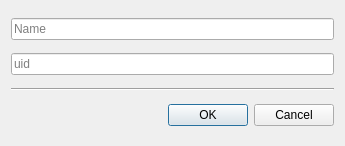
<?xml version="1.0" encoding="UTF-8"?>
<ui version="4.0">
 <class>NewComponentDialog</class>
 <widget class="QDialog" name="NewComponentDialog">
  <property name="windowModality">
   <enum>Qt::ApplicationModal</enum>
  </property>
  <property name="geometry">
   <rect>
    <x>0</x>
    <y>0</y>
    <width>345</width>
    <height>146</height>
   </rect>
  </property>
  <property name="windowTitle">
   <string>Agregar componente vacío</string>
  </property>
  <property name="windowIcon">
   <iconset>
    <normaloff>:/icons/toolbar/copy</normaloff>:/icons/toolbar/copy</iconset>
  </property>
  <property name="modal">
   <bool>true</bool>
  </property>
  <layout class="QVBoxLayout" name="verticalLayout">
   <item>
    <widget class="QLineEdit" name="nameTextBox">
     <property name="placeholderText">
      <string>Name</string>
     </property>
    </widget>
   </item>
   <item>
    <widget class="QLineEdit" name="uidTextBox">
     <property name="placeholderText">
      <string>uid</string>
     </property>
    </widget>
   </item>
   <item>
    <widget class="Line" name="line">
     <property name="orientation">
      <enum>Qt::Horizontal</enum>
     </property>
    </widget>
   </item>
   <item>
    <widget class="QDialogButtonBox" name="buttonBox">
     <property name="orientation">
      <enum>Qt::Horizontal</enum>
     </property>
     <property name="standardButtons">
      <set>QDialogButtonBox::Cancel|QDialogButtonBox::Ok</set>
     </property>
    </widget>
   </item>
  </layout>
 </widget>
 <tabstops>
  <tabstop>nameTextBox</tabstop>
  <tabstop>uidTextBox</tabstop>
 </tabstops>
 <resources>
  <include location="../../graphics.qrc"/>
 </resources>
 <connections>
  <connection>
   <sender>buttonBox</sender>
   <signal>accepted()</signal>
   <receiver>NewComponentDialog</receiver>
   <slot>accept()</slot>
   <hints>
    <hint type="sourcelabel">
     <x>248</x>
     <y>254</y>
    </hint>
    <hint type="destinationlabel">
     <x>157</x>
     <y>274</y>
    </hint>
   </hints>
  </connection>
  <connection>
   <sender>buttonBox</sender>
   <signal>rejected()</signal>
   <receiver>NewComponentDialog</receiver>
   <slot>reject()</slot>
   <hints>
    <hint type="sourcelabel">
     <x>316</x>
     <y>260</y>
    </hint>
    <hint type="destinationlabel">
     <x>286</x>
     <y>274</y>
    </hint>
   </hints>
  </connection>
 </connections>
</ui>
